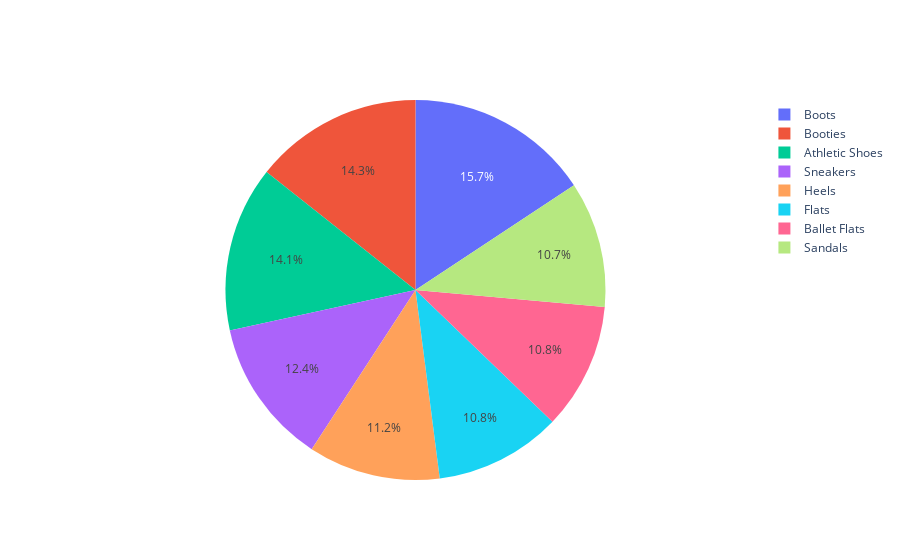

The cell this chart's notebook holds for it:
### Code cell
import plotly.graph_objects as go

labels = shoetype
values = avgpricesbytype

fig = go.Figure(data=[go.Pie(labels=labels, values=values)])
fig.show()

### Figure 1 — Plotly figure (JSON) as saved in the notebook; plotly's stock layout.template omitted (floating-point values rounded to 4 significant figures)
{"data": [{"labels": ["Athletic Shoes", "Ballet Flats", "Booties", "Boots", "Flats", "Heels", "Sandals", "Sneakers"], "type": "pie", "values": [79.38, 60.73, 80.88, 88.56, 60.78, 63.41, 60.48, 69.9]}], "layout": {}}
